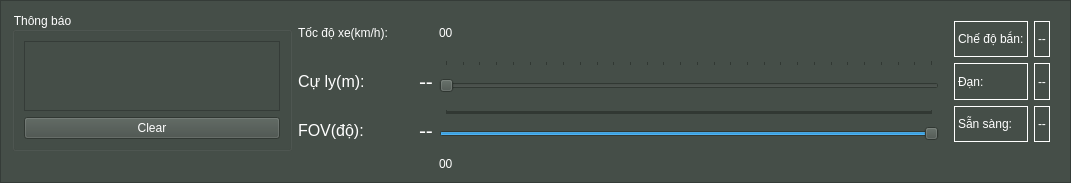
   <widget class="QFrame" name="frame_7">
    <property name="geometry">
     <rect>
      <x>500</x>
      <y>1060</y>
      <width>1071</width>
      <height>171</height>
     </rect>
    </property>
    <property name="styleSheet">
     <string notr="true">background-color: rgb(69,78,72); color:rgb(255, 255, 255)</string>
    </property>
    <property name="frameShape">
     <enum>QFrame::StyledPanel</enum>
    </property>
    <property name="frameShadow">
     <enum>QFrame::Raised</enum>
    </property>
    <layout class="QGridLayout" name="gridLayout">
     <item row="0" column="0" rowspan="3">
      <widget class="QGroupBox" name="groupBox_4">
       <property name="title">
        <string>Thông báo</string>
       </property>
       <layout class="QGridLayout" name="gridLayout_5">
        <item row="0" column="0">
         <widget class="QTextBrowser" name="textBrowser_msg"/>
        </item>
        <item row="1" column="0">
         <widget class="QPushButton" name="pushButton_clear_msg">
          <property name="text">
           <string>Clear</string>
          </property>
         </widget>
        </item>
       </layout>
      </widget>
     </item>
     <item row="0" column="5" rowspan="3">
      <widget class="QFrame" name="frame_2">
       <property name="styleSheet">
        <string notr="true">background-color: rgb(69,78,72); color:rgb(255, 255, 255)</string>
       </property>
       <layout class="QGridLayout" name="gridLayout_3">
        <item row="0" column="1">
         <widget class="QLabel" name="image_label_8">
          <property name="frameShape">
           <enum>QFrame::Panel</enum>
          </property>
          <property name="text">
           <string>Chế độ bắn:</string>
          </property>
         </widget>
        </item>
        <item row="1" column="1">
         <widget class="QLabel" name="image_label_10">
          <property name="frameShape">
           <enum>QFrame::Panel</enum>
          </property>
          <property name="text">
           <string>Đạn:</string>
          </property>
         </widget>
        </item>
        <item row="1" column="2">
         <widget class="QLabel" name="image_label_9">
          <property name="frameShape">
           <enum>QFrame::Panel</enum>
          </property>
          <property name="text">
           <string>--</string>
          </property>
         </widget>
        </item>
        <item row="2" column="1">
         <widget class="QLabel" name="image_label_12">
          <property name="frameShape">
           <enum>QFrame::Panel</enum>
          </property>
          <property name="text">
           <string>Sẵn sàng:</string>
          </property>
         </widget>
        </item>
        <item row="0" column="2">
         <widget class="QLabel" name="image_label_11">
          <property name="frameShape">
           <enum>QFrame::Panel</enum>
          </property>
          <property name="text">
           <string>--</string>
          </property>
         </widget>
        </item>
        <item row="2" column="2">
         <widget class="QLabel" name="image_label_13">
          <property name="frameShape">
           <enum>QFrame::Panel</enum>
          </property>
          <property name="text">
           <string>--</string>
          </property>
         </widget>
        </item>
       </layout>
      </widget>
     </item>
     <item row="1" column="2">
      <widget class="QLabel" name="label_range">
       <property name="font">
        <font>
         <pointsize>16</pointsize>
        </font>
       </property>
       <property name="text">
        <string>--</string>
       </property>
      </widget>
     </item>
     <item row="2" column="1">
      <widget class="QLabel" name="label_5">
       <property name="font">
        <font>
         <pointsize>12</pointsize>
        </font>
       </property>
       <property name="text">
        <string>FOV(độ):</string>
       </property>
      </widget>
     </item>
     <item row="1" column="1">
      <widget class="QLabel" name="label">
       <property name="font">
        <font>
         <pointsize>12</pointsize>
        </font>
       </property>
       <property name="text">
        <string>Cự ly(m):</string>
       </property>
      </widget>
     </item>
     <item row="2" column="3" colspan="2">
      <widget class="QSlider" name="slider_fov">
       <property name="sizePolicy">
        <sizepolicy hsizetype="Fixed" vsizetype="Preferred">
         <horstretch>0</horstretch>
         <verstretch>0</verstretch>
        </sizepolicy>
       </property>
       <property name="minimumSize">
        <size>
         <width>500</width>
         <height>0</height>
        </size>
       </property>
       <property name="minimum">
        <number>17</number>
       </property>
       <property name="maximum">
        <number>600</number>
       </property>
       <property name="singleStep">
        <number>1</number>
       </property>
       <property name="pageStep">
        <number>10</number>
       </property>
       <property name="value">
        <number>600</number>
       </property>
       <property name="orientation">
        <enum>Qt::Horizontal</enum>
       </property>
       <property name="tickPosition">
        <enum>QSlider::TicksAbove</enum>
       </property>
       <property name="tickInterval">
        <number>1</number>
       </property>
      </widget>
     </item>
     <item row="2" column="2">
      <widget class="QLabel" name="label_fov">
       <property name="font">
        <font>
         <pointsize>16</pointsize>
        </font>
       </property>
       <property name="text">
        <string>--</string>
       </property>
      </widget>
     </item>
     <item row="1" column="3" colspan="2">
      <widget class="QSlider" name="slider_range">
       <property name="sizePolicy">
        <sizepolicy hsizetype="Fixed" vsizetype="Preferred">
         <horstretch>0</horstretch>
         <verstretch>0</verstretch>
        </sizepolicy>
       </property>
       <property name="minimumSize">
        <size>
         <width>500</width>
         <height>0</height>
        </size>
       </property>
       <property name="minimum">
        <number>1</number>
       </property>
       <property name="maximum">
        <number>30</number>
       </property>
       <property name="singleStep">
        <number>1</number>
       </property>
       <property name="pageStep">
        <number>1</number>
       </property>
       <property name="value">
        <number>1</number>
       </property>
       <property name="orientation">
        <enum>Qt::Horizontal</enum>
       </property>
       <property name="tickPosition">
        <enum>QSlider::TicksAbove</enum>
       </property>
       <property name="tickInterval">
        <number>1</number>
       </property>
      </widget>
     </item>
     <item row="0" column="3">
      <widget class="QLabel" name="label_speed">
       <property name="sizePolicy">
        <sizepolicy hsizetype="Expanding" vsizetype="Preferred">
         <horstretch>0</horstretch>
         <verstretch>0</verstretch>
        </sizepolicy>
       </property>
       <property name="text">
        <string>00</string>
       </property>
      </widget>
     </item>
     <item row="0" column="1">
      <widget class="QLabel" name="label_speed_2">
       <property name="sizePolicy">
        <sizepolicy hsizetype="Expanding" vsizetype="Preferred">
         <horstretch>0</horstretch>
         <verstretch>0</verstretch>
        </sizepolicy>
       </property>
       <property name="text">
        <string>Tốc độ xe(km/h):</string>
       </property>
      </widget>
     </item>
     <item row="3" column="3">
      <widget class="QLabel" name="label_fovSpeed">
       <property name="sizePolicy">
        <sizepolicy hsizetype="Expanding" vsizetype="Preferred">
         <horstretch>0</horstretch>
         <verstretch>0</verstretch>
        </sizepolicy>
       </property>
       <property name="text">
        <string>00</string>
       </property>
      </widget>
     </item>
    </layout>
   </widget>
